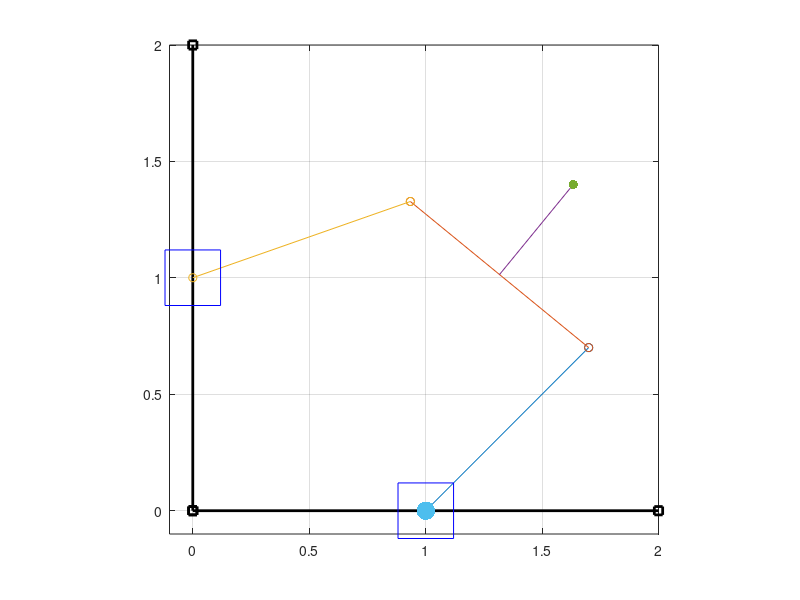

This figure's MATLAB source:
close all

% qui ci vanno i parametri reali
l=0.99; d=0.49;

% Utilizzo i dati salvati dalla simulazione
% Q=out.simout.Data(:,:);
% P=out.simout1.Data(:,:);

% Utilizzo i dati salvati nel file simulazione
load('Simulazioni/P_1.mat')
load('Simulazioni/Q_1.mat')

% Grafica
for i=1:10:length(Q)
figure(1)
plot([0 0],[0 2],'-sk','LineWidth',2)   %pattino
hold on
plot([0 2],[0 0],'-sk','LineWidth',2)   %pattino
plot([Q(i,1) Q(i,1)+l*cos(Q(i,3))],[0 l*sin(Q(i,3))],'-o')
plot([Q(i,1)+l*cos(Q(i,3)) Q(i,1)+l*cos(Q(i,3))+l*cos(P(i,3)+pi/2)],[l*sin(Q(i,3)) l*sin(Q(i,3))+l*sin(P(i,3)+pi/2)],'-o')
plot([Q(i,1)+l*cos(Q(i,3))+l*cos(P(i,3)+pi/2) 0],[l*sin(Q(i,3))+l*sin(P(i,3)+pi/2) Q(i,2)],'-o')
plot([Q(i,1)+l*cos(Q(i,3))+l/2*cos(P(i,3)+pi/2) P(i,1)],[l*sin(Q(i,3))+l/2*sin(P(i,3)+pi/2) P(i,2)],'-')

plot(P(i,1),P(i,2),'.','MarkerSize',20)
plot(Q(i,1),0,'sb','MarkerSize',40)
%il punto rosso indica la presenza di un motore sul giunto
plot(Q(i,1),0,'.','MarkerSize',40) 
plot(0,Q(i,2),'sb','MarkerSize',40)
xlim([-0.1 2])
ylim([-0.1 2])
axis equal
grid on
drawnow
hold off
end
